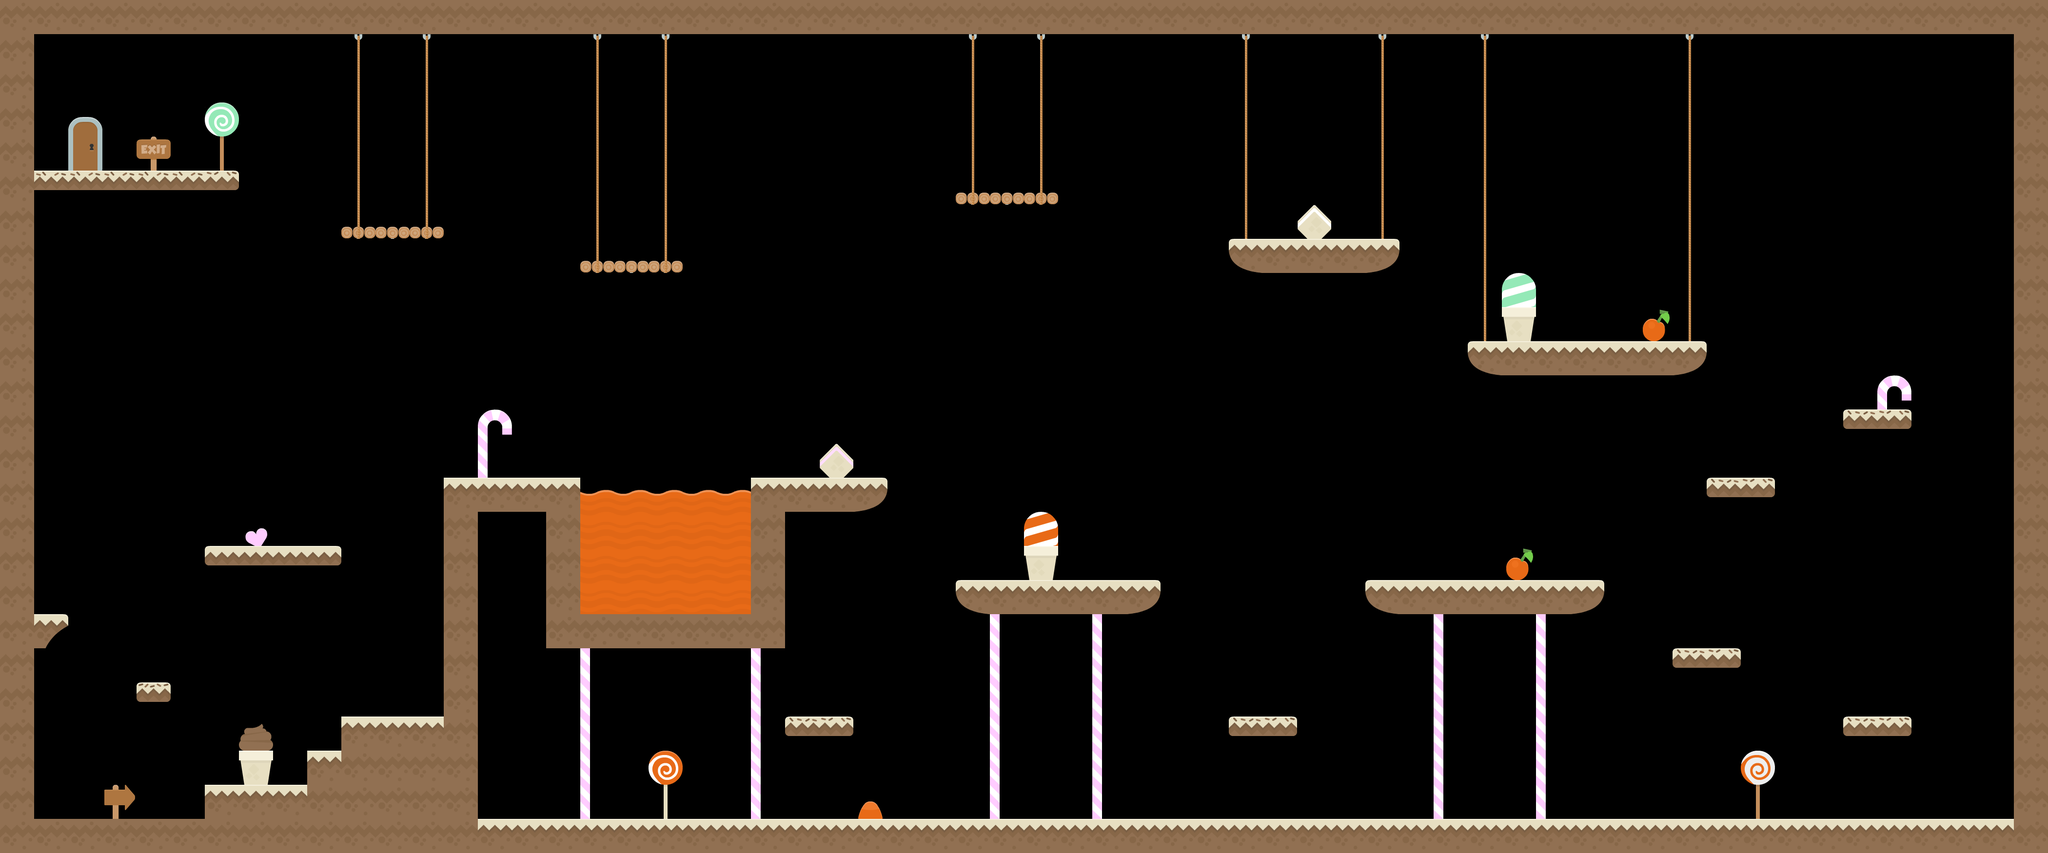

Below is a game level as drawn by its tile map, then a one-line description and the .tmx that defines it (tile-layer data replaced by summaries):
An orthogonal 60x25 tile map with 70x70 px tiles, 4 tile layers (Limite, CollisionLayer, Object, End), 4 tilesets.

<map version="1.0" orientation="orthogonal" renderorder="right-down" width="60" height="25" tilewidth="70" tileheight="70" nextobjectid="51">
 <tileset firstgid="1" name="sheet" tilewidth="70" tileheight="70" tilecount="98" columns="14">
  <image source="tiles/map/sheet.png" width="980" height="490" />
  <tile id="37">
   <properties>
    <property name="tileType" value="half" />
   </properties>
  </tile>
  <tile id="38">
   <properties>
    <property name="tileType" value="half" />
   </properties>
  </tile>
  <tile id="39">
   <properties>
    <property name="tileType" value="half" />
   </properties>
  </tile>
  <tile id="50">
   <properties>
    <property name="tileType" value="half" />
   </properties>
  </tile>
  <tile id="51">
   <properties>
    <property name="tileType" value="half" />
   </properties>
  </tile>
  <tile id="52">
   <properties>
    <property name="tileType" value="half" />
   </properties>
  </tile>
  <tile id="53">
   <properties>
    <property name="tileType" value="half" />
   </properties>
  </tile>
  <tile id="84">
   <properties>
    <property name="tileType" value="air" />
   </properties>
  </tile>
 </tileset>
 <tileset firstgid="99" name="tiles_spritesheet" tilewidth="70" tileheight="70" spacing="2" tilecount="156" columns="12">
  <image source="tiles/map/tiles_spritesheet.png" width="914" height="936" />
  <tile id="124">
   <properties>
    <property name="tileType" value="halfDown" />
   </properties>
  </tile>
 </tileset>
 <tileset firstgid="255" name="spritesheet" tilewidth="70" tileheight="70" spacing="1" tilecount="49" columns="7">
  <image source="tiles/map/spritesheet.png" width="512" height="512" />
 </tileset>
 <tileset firstgid="304" name="grayy" tilewidth="32" tileheight="32" tilecount="800" columns="20">
  <image source="tiles/map/grassy_tileset.png" width="640" height="1280" />
 </tileset>
 <layer name="Limite" width="60" height="25">
  <data>[1500 cells, 1500 non-empty, 2 distinct tile ids]</data>
 </layer>
 <layer name="CollisionLayer" width="60" height="25">
  <data>[1500 cells, 1500 non-empty, 14 distinct tile ids]</data>
 </layer>
 <layer name="Object" width="60" height="25">
  <data>[1500 cells, 1500 non-empty, 23 distinct tile ids]</data>
 </layer>
 <layer name="End" width="60" height="25">
  <data>[1500 cells, 1500 non-empty, 3 distinct tile ids]</data>
 </layer>
</map>
